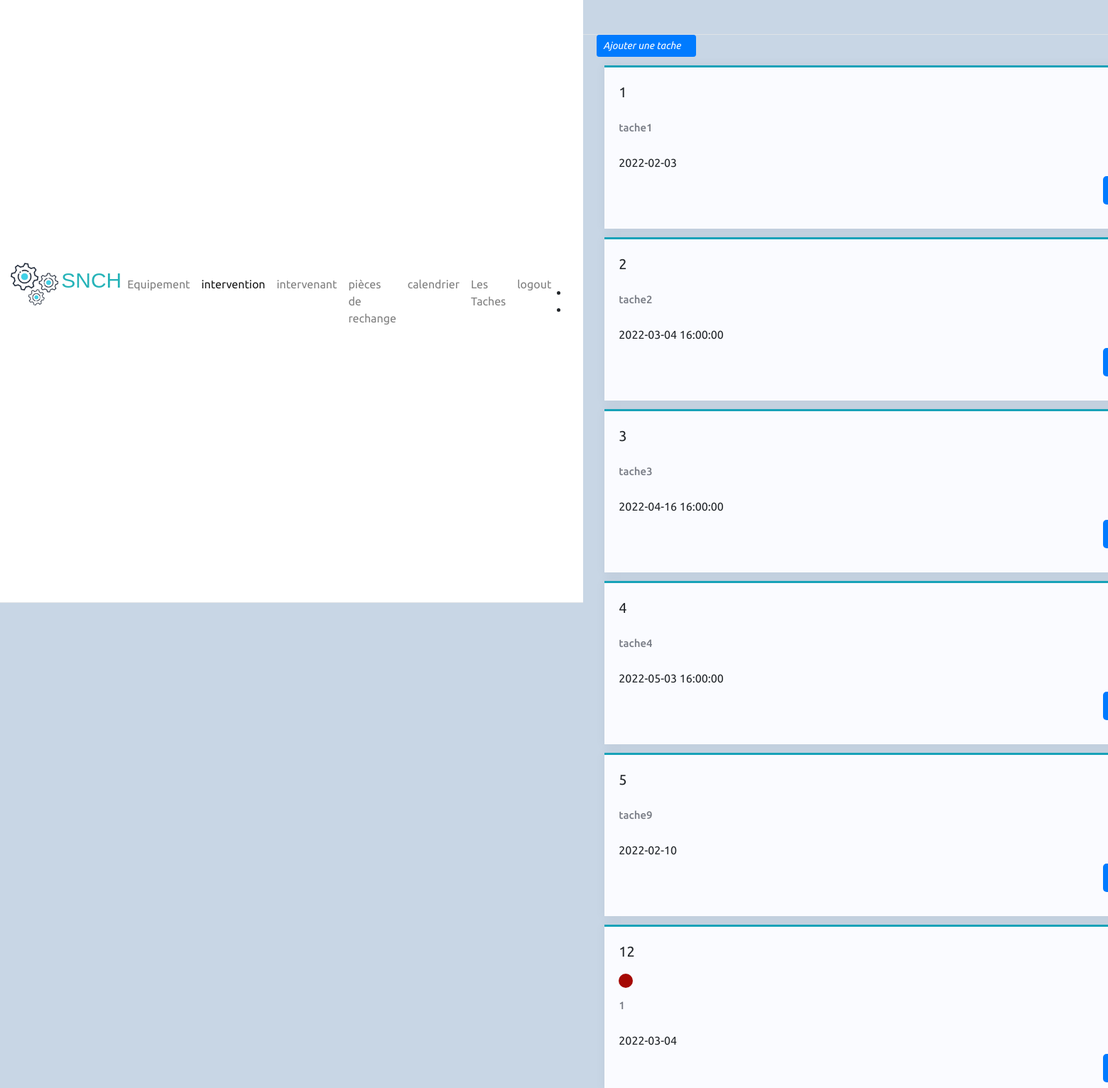
Screenshot of /LesTaches (signed in) with the database file from the repository.
### tables this page shows
CREATE TABLE lesTaches(
  ID INTEGER ,
  title text,
  Details text,
  Equipement text,
  N_PDR text,
  Date text,
  Fréquance text,
  Etat text,
  Rp_d_intervention text,
  ET_pdr text,
  
  FOREIGN KEY(ID) REFERENCES events(idcal),
  FOREIGN KEY(N_PDR) REFERENCES pdr(Nom),
  FOREIGN KEY(title) REFERENCES events(title),
  FOREIGN KEY(ET_pdr) REFERENCES pdr(Etat)
    );

### app.py (the view)
@app.route('/LesTaches', methods=['POST', 'GET'])
@is_logged_in
def LesTaches():
    conn = get_db_connection()
    posts = conn.execute('SELECT ID,title,Details,Equipement,N_PDR,Date,Fréquance,Etat,Rp_d_intervention,ET_pdr FROM LesTaches').fetchall()
    conn.close()
    return render_template('LesTaches.html', posts=posts)

### app.py (called while the page is built)
def get_db_connection():
    conn = sqlite3.connect('gmao.db')
    conn.row_factory = sqlite3.Row
    return conn

def is_logged_in(f):
    @wraps(f)
    def wrap(*args, **kwargs):
        if 'logged_in' in session:
            return f(*args, **kwargs)
        else:
            flash('Unauthorized, Please login', 'danger')
            return redirect(url_for('login'))
    return wrap

### appflask/templates/LesTaches.html (shortened to what this page needs)
{% extends 'layout.html'%}
  {% block body  %}
{% block content  %}
<html>
<html lang="en">
<head>
    <link rel="stylesheet" href="static/css/intervention.css" />
    <link href="https://unpkg.com/ionicons@4.5.10-0/dist/css/ionicons.min.css" rel="stylesheet">
    <link rel="stylesheet" href="https://cdnjs.cloudflare.com/ajax/libs/font-awesome/4.7.0/css/font-awesome.min.css">
        <link rel="stylesheet" href="https://cdn.jsdelivr.net/npm/bootstrap@4.5.3/dist/css/bootstrap.min.css">
</head>
  <a href="/addtache" class="btn d-inline-flex btn-sm btn-primary mx-1" style="width: 15%" >
    <span class=" ">
      <i class="ti-plus" style="text-align:center">Ajouter une tache  </i>
   </span>
  </a>
    <main class="container">
 {% for post in posts %}
  <div class="equipement">
    <div class="header">
      <div class='post'>
      <P class="code" style=" display: inline-flex; ">{{post['ID']}}</P>
     {%if  post['ET_pdr']=="desponible"  %}
      &emsp;&emsp;&emsp;&emsp;&emsp;&emsp;&emsp;&emsp;&emsp;&emsp; &emsp;&emsp;&emsp;&emsp;&emsp;&emsp;&emsp;&emsp;&emsp;&emsp; &emsp;&emsp;&emsp;&emsp;&emsp;&emsp;&emsp;&emsp;&emsp;&emsp; &emsp;&emsp;&emsp;&emsp;&emsp;&emsp;&emsp;&emsp;&emsp;&emsp; &emsp;&emsp;&emsp;&emsp;&emsp;&emsp;&emsp;&emsp;&emsp;&emsp; <span class="statue"></span>
       {% else %}
      <span class="status"></span>
       {% endif %}
   </div>
   </div>
            <h2 class="nom"> {{ post['title'] }}</h2>
            <p class="details">{{ post['Date'] }}</p>
            <div class="buttons">
              <button class="view" style="color: white;"></button>
            </div>
        </div>
        {% endfor %}
 </main>
{% endblock %}
{% endblock %}

### static/css/intervention.css (style rules this page uses)
:root { --primary:#003cbe; --bg-primary:#ebf3fe; --bg-secondary:#fafbff; --txt-secondary:#787c85; --enmarche:#04a534; --shadow:2px 1px 14px 2px hsl(0deg 0% 0% / 5%); }
* { margin: 0; padding: 0; box-sizing: border-box; font-family: 'Ubuntu', serif; }
.container { display: flex; flex-wrap: wrap; gap: 12px 10px; height: 100vh; width: 100%; margin: left 4px; }
.equipement { width:900px; height: 230px; background: var(--bg-secondary); overflow: hidden; box-shadow: var(--shadow); }
.header { padding: 20px 20px 10px 20px; display: flex; justify-content: space-between; align-items: center; border-top: 3px solid var(--cyan); }
.code { font-size: 20px; }
.status { width: 20px; height: 20px; border-radius: 50%; background: var(--non_desponible); --non_desponible:#a50904; height:20px; vertical-align: right; display: inline-block; width: 20px; }
.nom { padding:0px 20px 10px 20px; font-size: 15px; color: var(--txt-secondary); }
.details { padding: 10px 20px; }
.buttons { padding: 8px ; display: flex; justify-content: end; width: 100%; gap: 20px; margin-top: -3%; }
.buttons button { width: 50px; height: 40px; color: white; border: none; border-radius: 5px; font-size: 15px; cursor: pointer; }
.view { background: var(--primary); }

### appflask/templates/LesTaches.html (style rules this page uses)
*,*::after,*::before { box-sizing: inhiret; margin: 0; padding: 0; }
html { box-sizing: border-box; }
body { background-color: #c8d6e5; }

### rows the page displays
lesTaches: ID "1", title "tache1", Date "2022-02-03"
lesTaches: ID "2", title "tache2", Date "2022-03-04 16:00:00"
lesTaches: ID "3", title "tache3", Date "2022-04-16 16:00:00"
lesTaches: ID "4", title "tache4", Date "2022-05-03 16:00:00"
lesTaches: ID "5", title "tache9", Date "2022-02-10"
lesTaches: ID "12", title "1", Date "2022-03-04"
